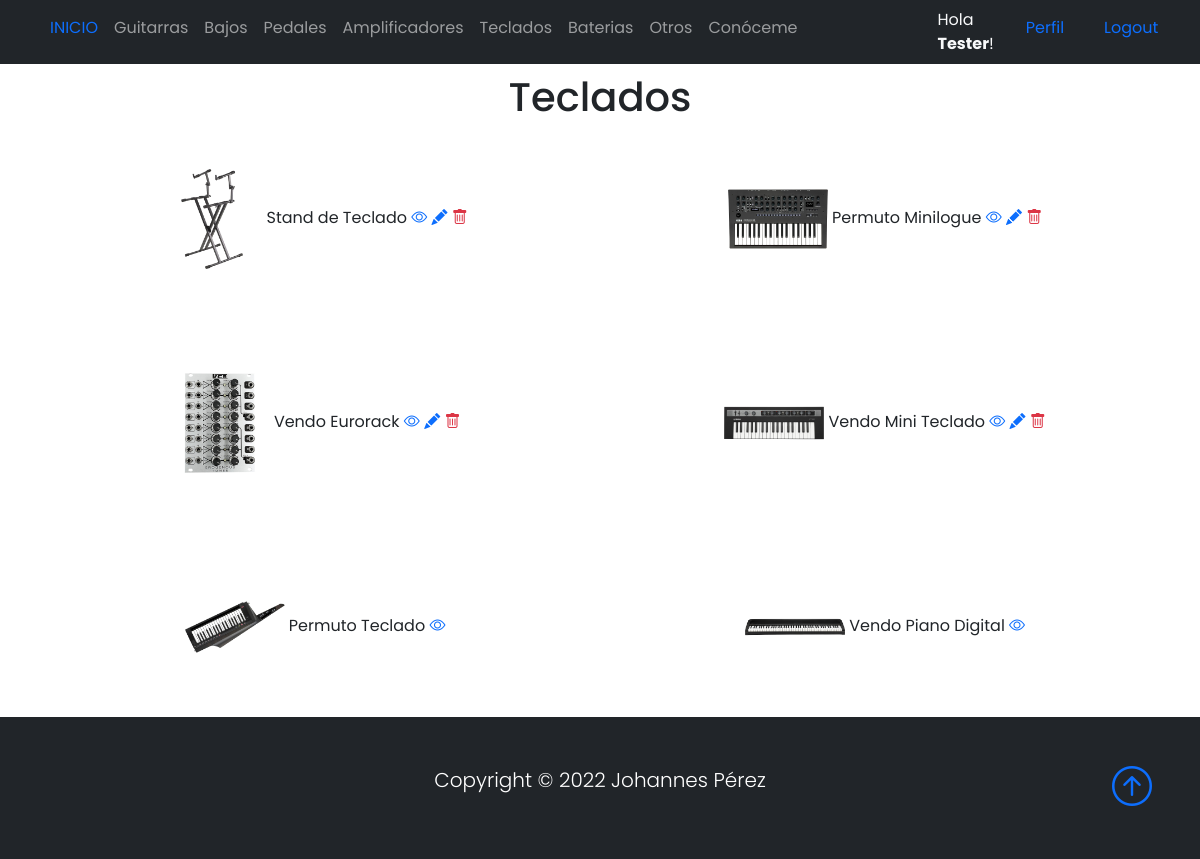
Screenshot of /listaTeclados/ (signed in) with the database file from the repository.
### Base/models.py (models this page shows, shortened)
class Instrumento(models.Model):
    instrumentoSeleccion = (
    ('guitarra','Guitarra'),
    ('bajo', 'Bajo'),
    ('pedal','Pedal'),
    ('bateria','Bateria'),
    ('teclado','Teclado'),
    ('amplificador','Amplificador'),
    ('otro', 'Otro'),
    )
    usuario = models.ForeignKey(User, on_delete=models.CASCADE, null=True, blank=True)
    titulo = models.CharField(max_length=200)
    instrumento = models.CharField(max_length=15, choices=instrumentoSeleccion, default='guitarra')
    marca = models.CharField(max_length=40)
    modelo = models.CharField(max_length=40)
    descripcion = models.TextField(null=True, blank=True)
    year = models.IntegerField()
    precio = models.DecimalField(max_digits=10, decimal_places=2)
    fechaPublicacion = models.DateTimeField(auto_now_add=True)
    telefonoContacto = models.IntegerField()
    emailContacto = models.EmailField()
    imagenInstrumento = models.ImageField(null=True, blank=True, upload_to="imagenes/")
    class Meta:
        ordering = ['usuario', '-fechaPublicacion']

### Base/views.py (the view)
# urls.py: path('listaTeclados/', TecladoLista.as_view(), name='teclados'),
class TecladoLista(LoginRequiredMixin, ListView):
    context_object_name = 'teclados'
    queryset = Instrumento.objects.filter(instrumento__startswith='teclado')
    template_name = 'Base/listaTeclados.html'

### Base/templates/Base/listaTeclados.html
{% extends 'Base/home.html' %}
{% block content %}
<br>
<br>
<div class="container text-center">
    <h1>Teclados</h1>
</div>
<br>
<div class="container text-center">
    <div class="row">
            {% for teclado in teclados %}
            <div class="col-sm-6 align-items-center">
                <div class="card-body">
                <img src="{{teclado.imagenInstrumento.url}}" class="" width="100px">
                {{teclado.titulo}}
                <a href="{% url 'teclado' teclado.id %}"><i class="bi bi-eye"></i></a>
                {% if user.id == teclado.usuario.id %}
                <a href="{% url 'teclado_editar' teclado.id %}"><i class="bi bi-pencil-fill"></i></a>
                <a href="{% url 'teclado_eliminar' teclado.id %}"><i class="bi bi-trash text-danger"></i></a>
                <br>
                <br>
                <br>
                <br>
                {% endif %}
                </div>
            </div>
            {% endfor %}
    </div>
</div>
<br>
{% endblock %}

### Base/templates/Base/home.html (shortened to what this page needs)
{% load static %}
<!DOCTYPE html>
<html lang="en">
<head>
    <link href="https://cdn.jsdelivr.net/npm/bootstrap@5.0.2/dist/css/bootstrap.min.css" rel="stylesheet"
>
    <link rel="stylesheet" href="https://cdn.jsdelivr.net/npm/bootstrap-icons@1.3.0/font/bootstrap-icons.css">
    <link rel="stylesheet" type="text/css" href="{% static 'style.css' %}">
</head>
<body>
    <nav class="navbar navbar-expand-sm bg-dark navbar-dark py-2 fixed-top">
      <div class="container">
            <div class="collapse navbar-collapse" id="navmenu">
              <ul class="navbar-nav mr-auto">
                <li class="nav-item">
                  <a class="nav-link" href="{% url 'home' %}"><span class="text-primary">INICIO</span></a>
                </li>
                <li class="nav-item">
                  <a class="nav-link" href="{% url 'guitarras' %}">Guitarras</a>
                </li>
                <li class="nav-item">
                  <a class="nav-link" href="{% url 'bajos' %}">Bajos</a>
                </li>
                <li class="nav-item">
                  <a class="nav-link" href="{% url 'pedales' %}">Pedales</a>
                </li>
                <li class="nav-item">
                  <a class="nav-link" href="{% url 'amplificadores' %}">Amplificadores</a>
                </li>
                <li class="nav-item">
                  <a class="nav-link" href="{% url 'teclados' %}">Teclados</a>
                </li>
                <li class="nav-item">
                  <a class="nav-link" href="{% url 'baterias' %}">Baterias</a>
                </li>
                <li class="nav-item">
                  <a class="nav-link" href="{% url 'otros' %}">Otros</a>
                </li>
                <li class="nav-item">
                  <a class="nav-link" href="{% url 'acerca_de_mi' %}">Conóceme</a>
                </li>
                <div class="container"></div>
                <div class="container"></div>
                <div class="container"></div>
                <div class="container"></div>
                <div class="container"></div>
                {% if request.user.is_authenticated %}
                <div class="container">
                <li class="nav-item">
                  <span class="text-light"> Hola <strong>{{request.user.first_name}}</strong>!</span>
                </li>
                </div>
                <div class="container">
                <li class="nav-item">
                  <a class="nav-link" href="{% url 'editar_perfil' %}"><span class="text-primary">Perfil</span></a>
                </li>
                </div>
                <div class="container">
                <li class="nav-item">
                  <a class="nav-link" href="{% url 'logout' %}"><span class="text-primary">Logout</span></a>
                </li>
                </div>
              {% endif %}
           </ul>
          </div>
      </div>
  </nav>
      {% block content %}{% endblock %}
  <footer class="p-5 bg-dark text-white text-center position-relative">
      <div class="container">
          <p class="lead text-white">Copyright &copy; 2022 Johannes Pérez</p>
          <a href="" class="position-absolute bottom-0 end-0 p-5">
              <i class="bi bi-arrow-up-circle h1"></i>
          </a>
      </div>
  </footer>
</body>
</html>

### Base/static/style.css (style rules this page uses)
body { background-color: white; font-family: 'Poppins', 'Nunito', sans-serif; padding-top: 25px; }
a { text-decoration: none; }
li { text-decoration: none; }
p { color: #363636; }

### rows the page displays
Instrumento: imagenInstrumento (picture), titulo "Stand de Teclado"
Instrumento: imagenInstrumento (picture), titulo "Permuto Minilogue"
Instrumento: imagenInstrumento (picture), titulo "Vendo Eurorack"
Instrumento: imagenInstrumento (picture), titulo "Vendo Mini Teclado"
Instrumento: imagenInstrumento (picture), titulo "Permuto Teclado"
Instrumento: imagenInstrumento (picture), titulo "Vendo Piano Digital"

### other values shown
{{ request.user.first_name }} "Tester"
